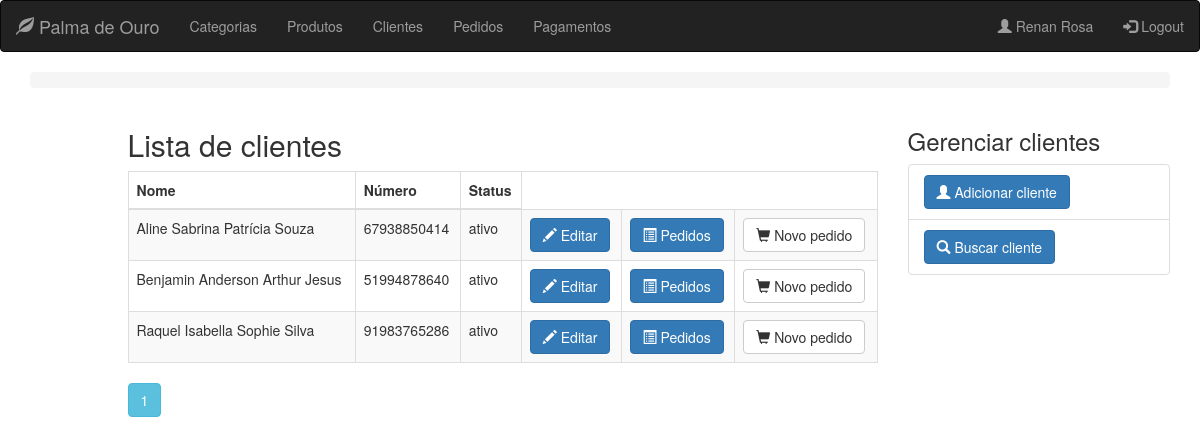
Screenshot of /client (signed in) with the database file from the repository.
### app/models.py (models this page shows, shortened)
class User(db.Model):
    __metaclass__ = ABCMeta
    __abstract__ = True
    id = db.Column(db.Integer, primary_key=True)
    name = db.Column(db.String(64), nullable=False, index=True)
    phone_number = db.Column(db.String(13), nullable=False)

class Clerk(User, UserMixin):
    __tablename__ = 'clerks'
    image_file = db.Column(db.String(24), default='default.jpg')
    email = db.Column(db.String(64), unique=True)
    password_hash = db.Column(db.String(128), nullable=False)
    __mapper_args__ = {
        'concrete': True
    }
    @property
    def password(self):
        raise AttributeError('password is not a readable attribute')

class Client(User):
    __tablename__ = 'clients'
    __mapper_args__ = {'concrete': True}
    identification = db.Column(db.String(9), unique=True)
    notifiable = db.Column(db.Boolean)
    address = db.Column(db.String(64))
    status = db.Column(db.Boolean)

### app/routes/client/routes.py (the view)
@blueprint_client.route('/client')
@register_breadcrumb(blueprint_client, '.', 'Clientes')
@login_required
def get_clients():
    page = request.args.get('page', 1, type=int)
    clients = Client.query.order_by(Client.name).paginate(page=page, per_page=10)
    return render_template('client/list.html', clients=clients)

### app/models.py (called while the page is built)
@login_manager.user_loader
def load_user(id):
    return Clerk.query.get(id)

### app/templates/client/list.html
{% extends "base.html" %}
{% block page_content %}
    <div class="row">
        <div class="col-md-8 col-md-offset-1">
            <h2 class="titulo-principal">Lista de clientes</h2>
            <table class="table table-striped table-responsive table-bordered">
                <thead class="thead-default">
                <tr>
                    <th>Nome</th>
                    <th>Número</th>
                    <th>Status</th>
                </tr>
                </thead>
                <tbody>
                {% for client in clients.items %}
                    <tr>
                        <td>{{ client.name }}</td>
                        <td>{{ client.phone_number }}</td>
                        {% if client.status %}
                            <td>ativo</td>
                        {% else %}
                            <td>inativo</td>
                        {% endif %}
                        <td>
                            <div class="btn-group">
                                <a href="{{ url_for('blueprint_client.update_client',id=client.id) }}"
                                   class="btn btn-primary">
                                    <span class="glyphicon glyphicon-pencil" aria-hidden="true"></span> Editar
                                </a>
                            </div>
                        </td>
                        <td>
                            <div class="btn-group">
                                <a href="{{ url_for('blueprint_order.get_orders',id=client.id) }}"
                                   class="btn btn-primary">
                                    <span class="glyphicon glyphicon-list-alt"></span>
                                    Pedidos
                                </a>
                            </div>
                        </td>
                        <td>
                            <div class="btn-group">
                                <a href="{{ url_for('blueprint_order.new_order',id=client.id) }}"
                                   class="btn btn-default">
                                    <span class="glyphicon glyphicon-shopping-cart"></span>
                                    Novo pedido</a>
                            </div>
                        </td>
                    </tr>
                {% endfor %}
                </tbody>
            </table>
            {% for page_number in clients.iter_pages(left_edge=1,right_edge=1,left_current=1,right_current=2) %}
                {% if page_number %}
                    {% if clients.page == page_number %}
                        <a class="btn btn-info mb-4"
                           href="{{ url_for('blueprint_client.get_clients',page=page_number) }}">{{ page_number }}</a>
                    {% else %}
                        <a class="btn btn-outline-info mb-4"
                           href="{{ url_for('blueprint_client.get_clients',page=page_number) }}">{{ page_number }}</a>
                    {% endif %}
                {% else %}
                    ...
                {% endif %}
            {% endfor %}
        </div>
        <div class="col-md-3">
            <div class="content-section">
                <h3>Gerenciar clientes</h3>
                <ul class="list-group">
                    <li class="list-group-item list-group-item-light">
                        <a href="{{ url_for('blueprint_client.new_client') }}" class="btn btn-primary">
                            <i class="glyphicon glyphicon-user"></i>
                            <span>Adicionar cliente</span>
                        </a>
                    </li>
                    <li class=" list-group-item list-group-item-light">
                        <a href="{{ url_for('blueprint_client.search_client') }}" class="btn btn-primary">
                            <i class="glyphicon glyphicon glyphicon-search"></i>
                            <span>Buscar cliente</span>
                        </a>
                    </li>
                </ul>
            </div>
        </div>
    </div>
{% endblock %}

### app/templates/base.html (shortened to what this page needs)
{% extends "bootstrap/base.html" %}
    {% block head %}
        {{ super() }}
    {% endblock %}
{% block navbar %}
    <nav class="navbar navbar-inverse">
        <div class="container-fluid">
            <div class="navbar-header">
                <a class="navbar-brand" href="{{ url_for('blueprint_main.index') }}"><span
                        class="glyphicon glyphicon-leaf"></span> Palma de Ouro</a>
            </div>
            <ul class="nav navbar-nav">
                <li><a class="nav-item nav-link"
                       href="{{ url_for('blueprint_category.get_categories') }}">Categorias</a>
                </li>
                <li><a class="nav-item nav-link" href="{{ url_for('blueprint_product.get_products') }}">Produtos</a>
                </li>
                <li><a class="nav-item nav-link"
                       href="{{ url_for('blueprint_client.get_clients') }}">Clientes</a></li>
                <li><a class="nav-item nav-link"
                       href="{{ url_for('blueprint_order.get_orders') }}">Pedidos</a></li>
                <li><a class="nav-item nav-link"
                       href="{{ url_for('blueprint_payment.get_payment') }}">Pagamentos</a></li>
            </ul>
            <ul class="nav navbar-nav navbar-right">
                {% if current_user.is_authenticated %}
                    <li>
                        <a class="nav-item nav-link" href="{{ url_for('blueprint_clerk.account') }}">
                            <span class="glyphicon glyphicon-user"></span>
                            {{ current_user.name }}</a>
                    </li>
                    <li>
                        <a class="nav-item nav-link" href="{{ url_for('blueprint_clerk.logout') }}">
                            <span class="glyphicon glyphicon-log-in"></span>
                            Logout</a>
                    </li>
                {% else %}
                    <li><a class="nav-item nav-link" href="{{ url_for('blueprint_clerk.login') }}">
                        <span class="glyphicon glyphicon-user"></span> Login</a></li>
                {% endif %}
            </ul>
        </div>
    </nav>
{% endblock %}
    {% block content %}
        <div class="container">
            <nav aria-label="breadcrumb">
                <ol class="breadcrumb primary-color">
                </ol>
            </nav>
            {% block page_content %}{% endblock %}
        </div>
    {% endblock %}

### rows the page displays
Clerk: name "Renan Rosa"
Client: name "Aline Sabrina Patrícia Souza", phone_number "67938850414", status "ativo"
Client: name "Benjamin Anderson Arthur Jesus", phone_number "51994878640", status "ativo"
Client: name "Raquel Isabella Sophie Silva", phone_number "91983765286", status "ativo"

### other values shown
{{ page_number }} "1"
